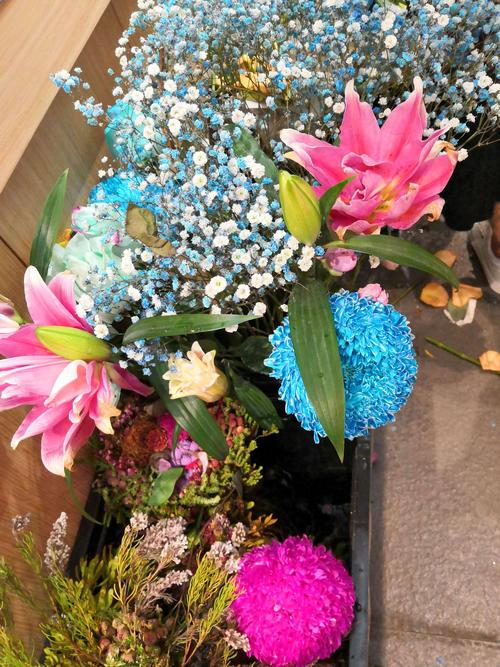
#> input picture flower/picture/11.jpg, 500 x 667 px, found by its file name; its folder holds 4 pictures in this run
$ python '鲜花图像预处理.py'
#> lines starting #> are read from the running program, lines starting #| are printed output that depends on the picture
import os
import numpy as np
from PIL import Image
import cv2
#重设大小
def resize_image(width, height, infile, outfile):
#> called with width = 200, height = 200, infile = 'flower\\picture\\/11.jpg', outfile = 'flower\\resize\\/11.jpg'
    im = Image.open(infile)
#> im is the input picture: PIL image 500x667 RGB; mean R, G, B 136.8, 115, 105.4
    # print(np.array(im))
    # print(im.size)
    out = im.resize((width,height),Image.Resampling.LANCZOS)
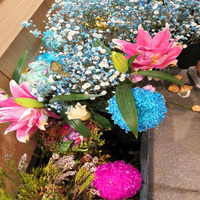
#> out: PIL image 200x200 RGB; mean R, G, B 136.7, 115, 105.4
    if out.mode != 'RGB':
        # 如果是 P 模式，尝试将其转换为 RGB 模式
        out = out.convert('RGB')
    out.save(outfile,format='JPEG')

    return out

#灰度图转换
# [48 lines left out: functions rgb2gray, gamma_transfer, Contrast_and_Brightness, not called in this run]

file1 = "flower\\picture\\"
file2 = 'flower\\resize\\'
file3 = 'flower\\gray\\'
if not os.path.exists(file3):
    os.makedirs(file3)
file4 = 'flower\\strong\\'
if not os.path.exists(file4):
    os.makedirs(file4)
file5 = 'flower\\final\\'
if not os.path.exists(file5):
    os.makedirs(file5)

# files1 = os.listdir("D:\\learn-git\\gitee_repo\\鲜花\\picture")
# files2 = os.listdir('D:\\learn-git\\gitee_repo\\鲜花\\resize')
for x in os.listdir(file1):
    infile = os.path.join(file1,x)
    outfile = os.path.join(file2,x)
    re_image = resize_image(200,200,infile,outfile)
#> pass 2 of the loop `for x in os.listdir(file1):`:
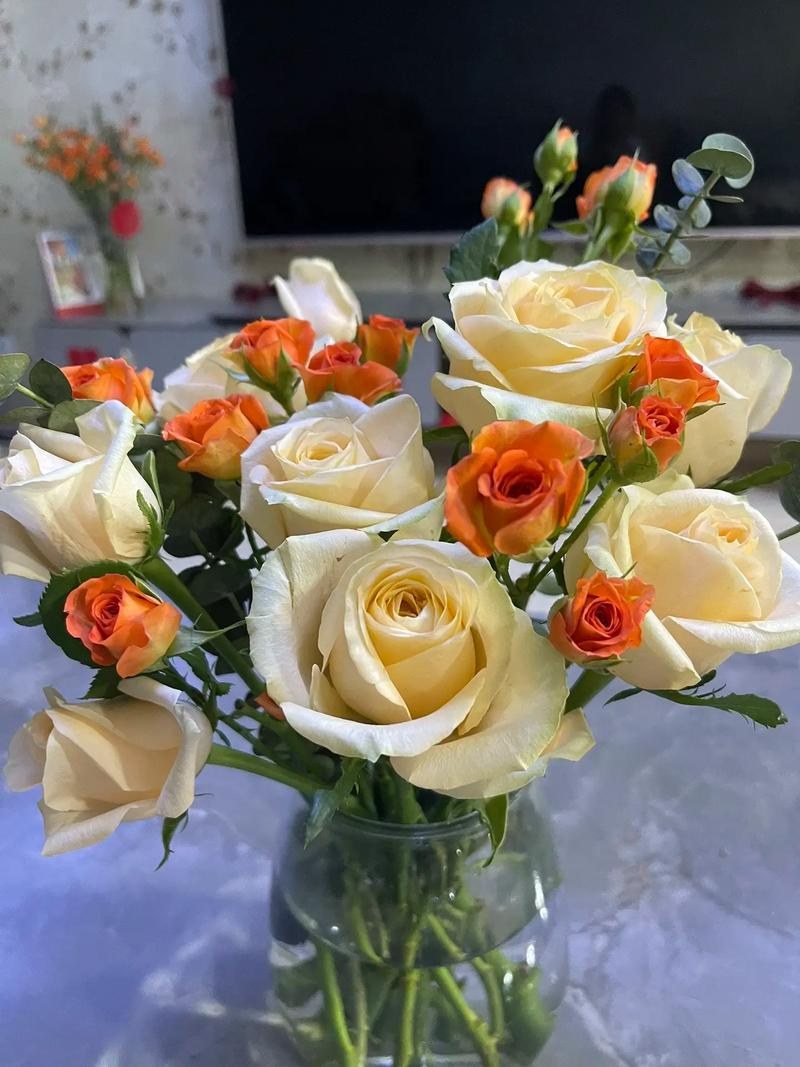
#> input picture flower/picture/12.jpg, 800 x 1067 px, found by its file name
#> in resize_image, im is the input picture: PIL image 800x1067 RGB; mean R, G, B 121.6, 114.5, 106.9
#> in resize_image (call 2), `out = im.resize((width,height),Image.Resampling.LANCZOS)`:
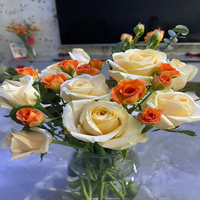
#> out: PIL image 200x200 RGB; mean R, G, B 121.6, 114.5, 107
#> pass 3 of the loop `for x in os.listdir(file1):`:
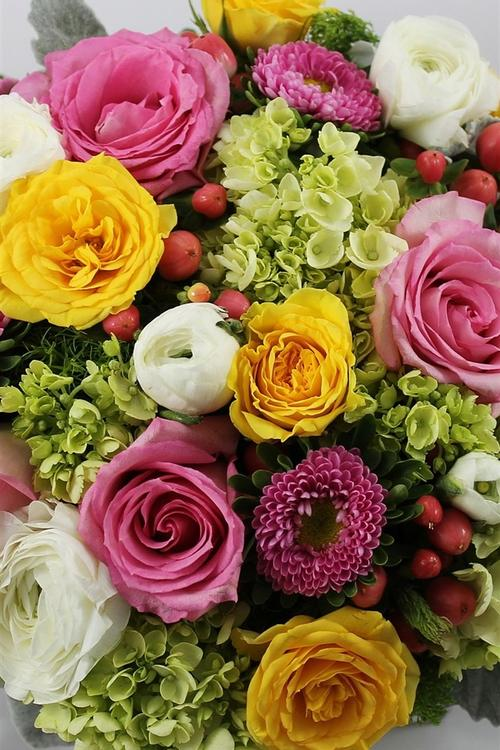
#> input picture flower/picture/13.jpg, 500 x 750 px, found by its file name
#> in resize_image, im is the input picture: PIL image 500x750 RGB; mean R, G, B 147.4, 112.7, 75.9
#> in resize_image (call 3), `out = im.resize((width,height),Image.Resampling.LANCZOS)`:
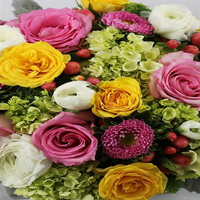
#> out: PIL image 200x200 RGB; mean R, G, B 147.4, 112.7, 76
#> the loop made 4 passes; the first 3 are shown
#> (the run stopped early here; a loop or call above may not have finished)
